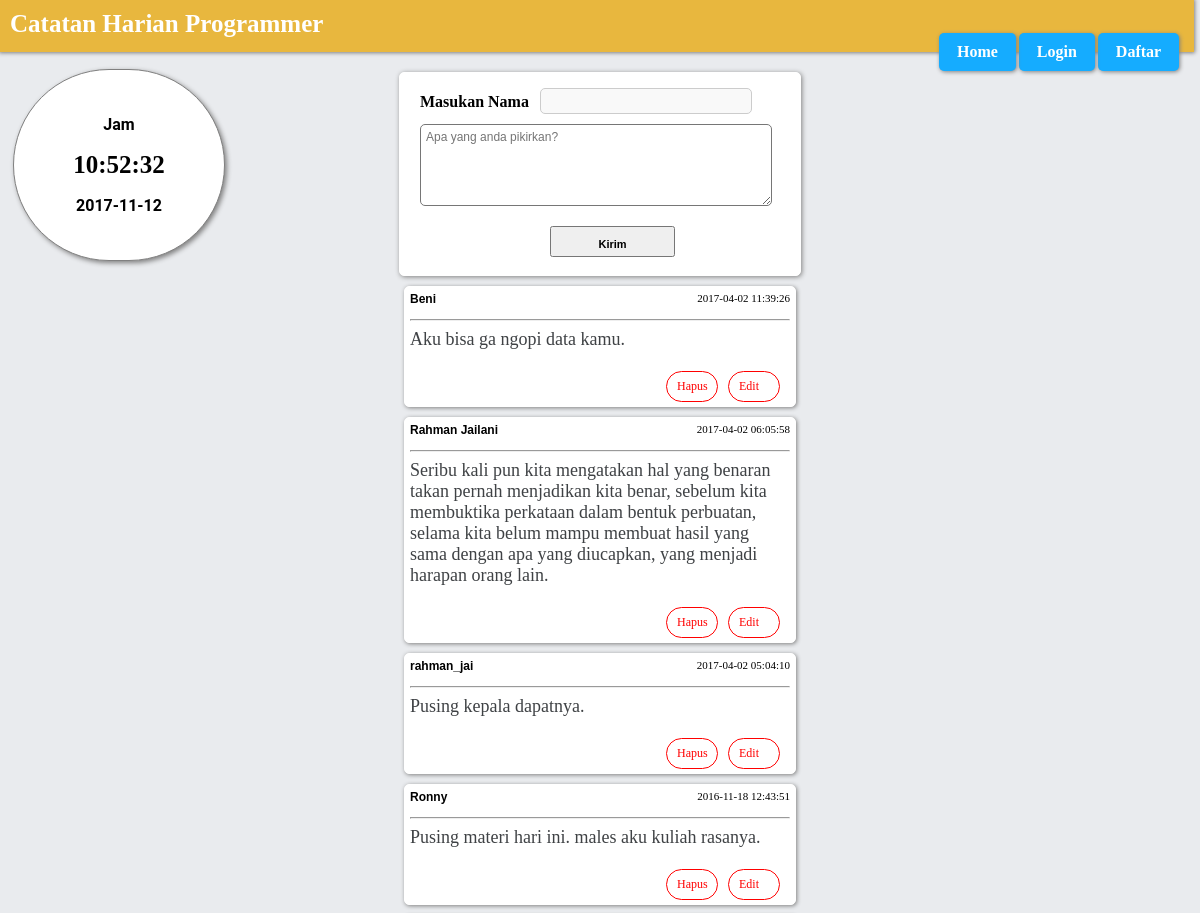
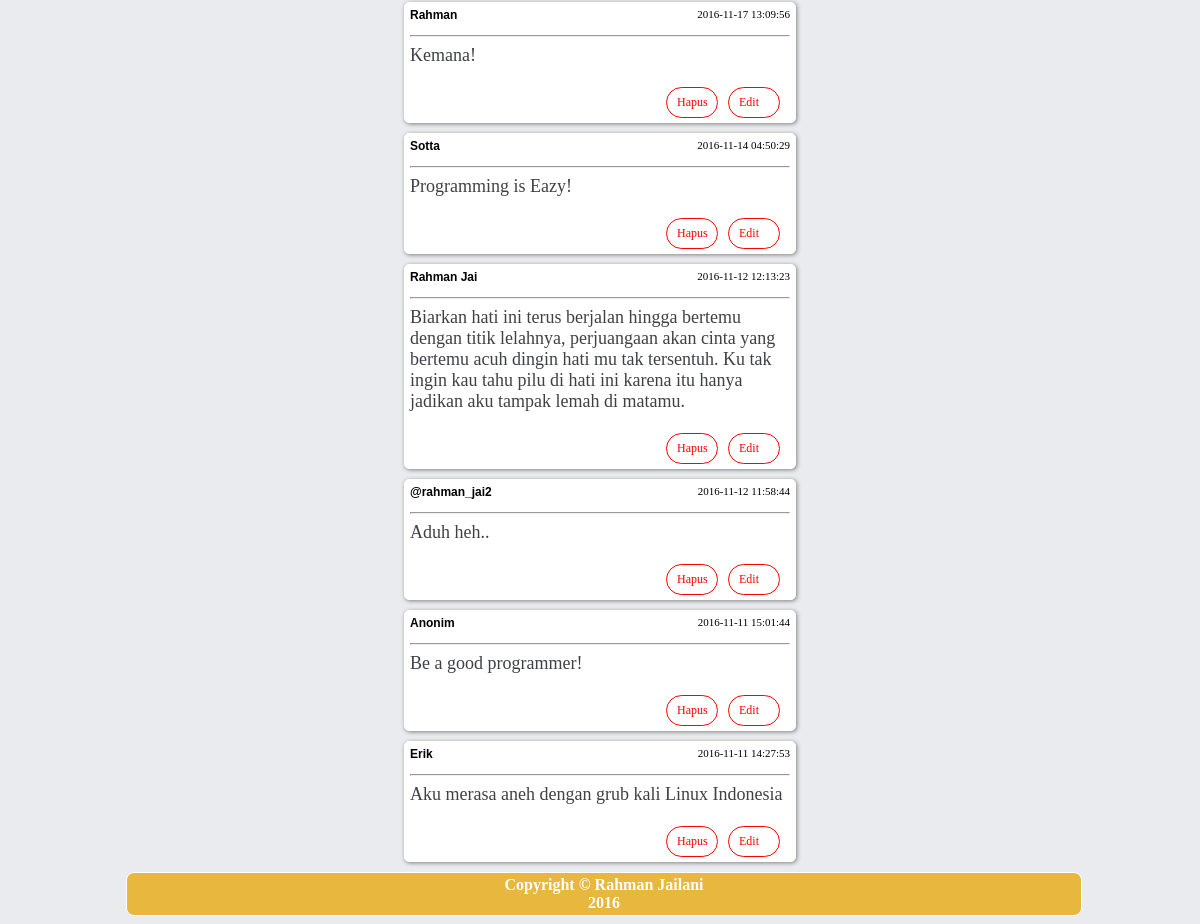
The page / on the database its author committed (2 pictures, top to bottom).
### tables this page shows
CREATE TABLE `tb_status` (
  `id_status` int(11) NOT NULL,
  `nama` varchar(50) NOT NULL,
  `isi_status` varchar(1000) NOT NULL,
  `waktu` timestamp NULL DEFAULT CURRENT_TIMESTAMP
);

### index.php (the view, shortened to what this page needs)
<!DOCTYPE html>
<html>
<head>
 <link rel="stylesheet" type="text/css" href="style.css" />
 <link rel="stylesheet" type="text/css" href="style-form-status.css" />
 <link rel="stylesheet" type="text/css" href="style-tampilan-status.css" />
</head>
<body>
<div id="header1">
	Catatan Harian Programmer
  <ul class="tombol">
		<li><a href="daftar.php">Daftar</a></li>
		<li><a href="login.php">Login</a></li>
		<li><a href="index.php">Home</a></li>
</ul>
</div>
<div id="programmer">
  Jam
	 <h1 style="font-size: 25px; font-family: verdana; text-align: center;" id="jam"></h1>
  <?php
  echo date("Y-m-d");
  ?>
</div>
    <div id="form1" class="form">
    <form id="form" name="form" action="tambah_status.php" method="post">
    <label>Masukan Nama</label>
    <input type="text" name="nama" class="highlight">
    <textarea cols="52" rows="5" name="status" placeholder="Apa yang anda pikirkan?" required></textarea>
    <button type="submit" name="kirim">Kirim</button>
    <br>
    <br>
    </form>
    </div>
    <?php
  $query = mysql_query("SELECT * FROM tb_status ORDER BY waktu DESC") or die(mysql_error());
  if(mysql_num_rows($query) == 0){
   echo 'Tidak ada data!';
     }else{
   while($data = mysql_fetch_assoc($query)){
    echo '<div id="kotak">';
    echo '<div id="nama">'
    .$data['nama'].'</div>';
    echo '<div id="waktu">'.$data['waktu'].'</div>';
    echo '<br><hr>';
    echo '<div id="status">'.$data['isi_status'].'</div>';
    echo '<ul class="edit">';
	  echo '<li><a href="edit_status.php?id='.$data['id_status'].'">Edit</a></li>';
    echo '<li><a href="hapus.php?id='.$data['id_status'].'" onclick="return confirm(\'Yakin?\')">Hapus</a></li>';
    echo '</ul>';
    echo '</div>';
       }
     }
  ?>
 <div id="fotter">
  Copyright &copy; Rahman Jailani <br> 2016
 </div>
</body>
</html>

### style.css (style rules this page uses)
body { background-color: #E9EBEE; }
#header1 { width:99%; height:30px; background: linear-gradient(#E8B73E, #E8B73E); text-align:left; color:white; font-size:25px; font-weight: bold; font-family: calibri; padding:12px; margin:-10px; box-shadow: 1px 1px 4px grey; }
ul.tombol li { float: right; display: inline-block; margin-right:3px; margin-top:-30px; font-size: 18px; }
ul.tombol li a { color: white; background:#15ACFF; font-family: calibri; font-size: 16px; text-decoration: none; border: 0px white solid; border-bottom: none; padding: 10px 18px; border-radius: 5px; float: right; box-shadow: 1px 1px 4px grey; }
#fotter { background: #E8B73E; font-size: 16px; font-family: Calibri; color: white; margin: auto; width:80%; bottom: 0px; text-align:center; margin-left:10%; font-weight:bold; border: 1px white solid; border-radius:8px; padding:3px; }
#jam { font-family:calibri; font-size:20px; }

### style-form-status.css (style rules this page uses)
#form { border: solid 1px white; margin:60 auto;; width:400px; display: block; margin: auto; margin-top: 30px; margin-bottom: 10px; background-color: white; border-radius: 5px; box-shadow: 1px 1px 5px grey; }
#form label { display:block; font-weight:bold; text-align:left; width:120px; float:left; margin-top: 20px; margin-left: 20px; font-family: calibri; }
#form input { float:left; font-size:12px; padding:20px; border: solid 1px #aacfe4; width:200px; margin-top: 15px; text-align: left; border-radius: 5px; }
#form textarea { float: left; font-family: arial; width: 340px; font-size:12px; padding:5px; margin-left: 20px; margin-top: 10px; margin-bottom: 20px; border-radius: 5px; }
#form input.highlight { background:#F9F9F9; border: solid 1px #CCCCCC; padding:5px; }
#form button { clear:both; margin-left:150px; width:125px; height:31px; text-align:center; line-height:31px; color:black; font-size:11px; font-weight:bold; }

### style-tampilan-status.css (style rules this page uses)
#kotak { border: solid 1px white; margin:60 auto; width:380px; display: block; margin: auto; margin-top: 10px; margin-bottom: 10px; background-color: white; border-radius: 5px; box-shadow: 1px 1px 4px grey; padding: 5px; padding-bottom: 40px; font-family: roboto; }
#programmer { float: left; margin-top: 6px; margin-left: 5px; width:120px; background-color: white; border-radius: 160px; box-shadow: 2px 2px 5px grey; padding: 45px; text-align: center; font-family: roboto; font-weight: bold; border: 1px grey solid; }
#nama { float: left; font-family: arial; font-size: 12px; font-weight: bold; }
#status { font-family: calibri; font-size:18px; color: #3F4245; }
#waktu { float: right; text-align: right; font-size: 11px; font-family: calibri; }
ul.edit li { float: right; display: inline-block; margin-right:10px; margin-top: 5px; font-size: 18px; }
ul.edit li a { display: block; width: 30px; color: red; font-family: calibri; font-size: 12px; text-decoration: none; border: 1px red solid; padding: 7px 10px; border-radius: 20px; margin:auto; background-color: white; }

### rows shown on the page
tb_status: nama "Beni", waktu "2017-04-02 11:39:26", isi_status "Aku bisa ga ngopi data kamu."
tb_status: nama "Rahman Jailani", waktu "2017-04-02 06:05:58", isi_status "Seribu kali pun kita mengatakan hal yang benaran takan pernah menjadikan kita benar, sebelum kita membuktika perkataan dalam bentuk perbuatan, selama kita belum mampu membuat hasil yang sama dengan apa yang diucapkan, yang menjadi harapan orang lain."
tb_status: nama "rahman_jai", waktu "2017-04-02 05:04:10", isi_status "Pusing kepala dapatnya."
tb_status: nama "Ronny", waktu "2016-11-18 12:43:51", isi_status "Pusing materi hari ini. males aku kuliah rasanya."
tb_status: nama "Rahman", waktu "2016-11-17 13:09:56", isi_status "Kemana!"
tb_status: nama "Sotta", waktu "2016-11-14 04:50:29", isi_status "Programming is Eazy!"
tb_status: nama "Rahman Jai", waktu "2016-11-12 12:13:23", isi_status "Biarkan hati ini terus berjalan hingga bertemu dengan titik lelahnya, perjuangaan akan cinta yang bertemu acuh dingin hati mu tak tersentuh. Ku tak ingin kau tahu pilu di hati ini karena itu hanya jadikan aku tampak lemah di matamu."
tb_status: nama "@rahman_jai2", waktu "2016-11-12 11:58:44", isi_status "Aduh heh.."
tb_status: nama "Anonim", waktu "2016-11-11 15:01:44", isi_status "Be a good programmer!"
tb_status: nama "Erik", waktu "2016-11-11 14:27:53", isi_status "Aku merasa aneh dengan grub kali Linux Indonesia"
